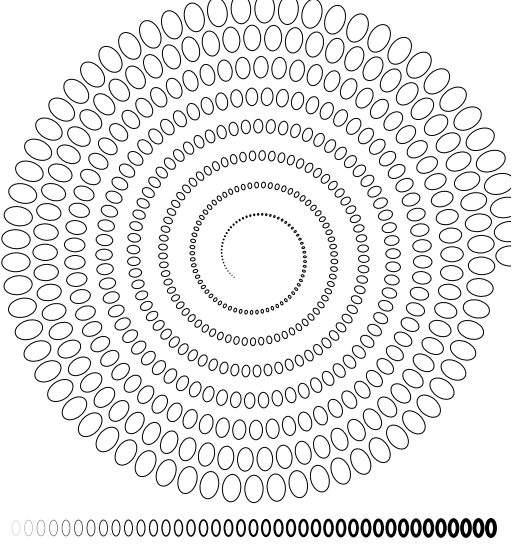

Python code for this plot:
#!/usr/bin/env python
# -*- coding: utf-8 -*-
# -----------------------------------------------------------------------------
# Copyright (C) 2013 Nicolas P. Rougier. All rights reserved.
# 
# Redistribution and use in source and binary forms, with or without
# modification, are permitted provided that the following conditions are met:
# 
# 1. Redistributions of source code must retain the above copyright notice,
#    this list of conditions and the following disclaimer.
# 
# 2. Redistributions in binary form must reproduce the above copyright
#    notice, this list of conditions and the following disclaimer in the
#    documentation and/or other materials provided with the distribution.
# 
# THIS SOFTWARE IS PROVIDED BY NICOLAS P. ROUGIER ''AS IS'' AND ANY EXPRESS OR
# IMPLIED WARRANTIES, INCLUDING, BUT NOT LIMITED TO, THE IMPLIED WARRANTIES OF
# MERCHANTABILITY AND FITNESS FOR A PARTICULAR PURPOSE ARE DISCLAIMED. IN NO
# EVENT SHALL NICOLAS P. ROUGIER OR CONTRIBUTORS BE LIABLE FOR ANY DIRECT,
# INDIRECT, INCIDENTAL, SPECIAL, EXEMPLARY, OR CONSEQUENTIAL DAMAGES
# (INCLUDING, BUT NOT LIMITED TO, PROCUREMENT OF SUBSTITUTE GOODS OR SERVICES;
# LOSS OF USE, DATA, OR PROFITS; OR BUSINESS INTERRUPTION) HOWEVER CAUSED AND
# ON ANY THEORY OF LIABILITY, WHETHER IN CONTRACT, STRICT LIABILITY, OR TORT
# (INCLUDING NEGLIGENCE OR OTHERWISE) ARISING IN ANY WAY OUT OF THE USE OF
# THIS SOFTWARE, EVEN IF ADVISED OF THE POSSIBILITY OF SUCH DAMAGE.
# 
# The views and conclusions contained in the software and documentation are
# those of the authors and should not be interpreted as representing official
# policies, either expressed or implied, of Nicolas P. Rougier.
# -----------------------------------------------------------------------------
from agg_setup import *

radius = 255.0
theta = 0
dtheta = 5.5/180.0*math.pi
for i in range(500):
    x = 256+radius*math.cos(theta);
    y = 256+32+radius*math.sin(theta);
    rx = 10.1-i*0.02
    ry = 1.5*rx
    patch = Ellipse( xy=(x,y), width=2*rx, height=2*ry, angle=90+180*theta/math.pi,
                     lw=1.0, color='None', ec='k', fc='None' )
    axes.add_patch(patch)
    radius -= 0.45
    theta += dtheta

for i in range(0,39):
    thickness = (i+1)/10.0
    rx, ry = 4, 8
    x = 20 - rx +i*12.5
    y = 16 
    patch = Ellipse( xy=(x,y), width=2*rx, height=2*ry, angle=0,
                     lw=thickness, color='None', ec='k', fc='None' )
    axes.add_patch(patch)

fig.savefig('agg-ellipses.png')
plt.show()
